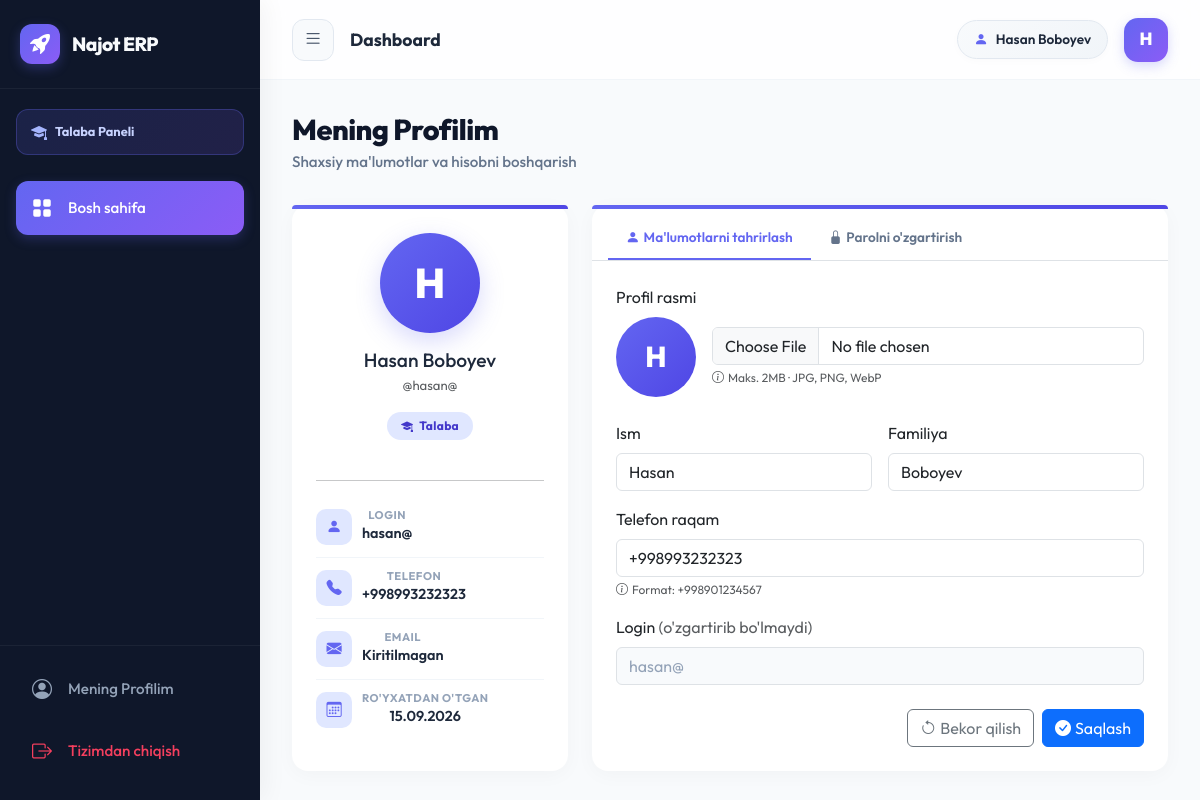
/profile/ (signed in), run on the app's committed database.
### users/models.py (models this page shows, shortened)
class User(AbstractUser):
    ROLE_CHOICES = (
        ('ADMIN', 'Admin'),
        ('MENTOR', 'Mentor'),
        ('STUDENT', 'Student'),
    )
    role = models.CharField(max_length=10, choices=ROLE_CHOICES, default='STUDENT')
    phone = models.CharField(max_length=15, blank=True, null=True)  # Telefon maydoni
    avatar = models.ImageField(upload_to='avatars/', blank=True, null=True)  # Profil rasmi
    objects = CustomUserManager()  # Manager'ni shu yerga ulaymiz
    @property
    def is_admin(self):
        return self.role == 'ADMIN' or self.is_superuser
    @property
    def is_mentor(self):
        return self.role == 'MENTOR'

### users/views.py (the view)
# urls.py: path('profile/', ProfileView.as_view(), name='profile'),
class ProfileView(LoginRequiredMixin, View):
    def get(self, request):
        profile_form = ProfileUpdateForm(instance=request.user)
        password_form = CustomPasswordChangeForm(user=request.user)
        return render(request, _profile_template(request.user), {
            'profile_form': profile_form,
            'password_form': password_form,
        })

### users/forms.py (shortened to what this page needs)
class ProfileUpdateForm(forms.ModelForm):
    class Meta:
        model = User
        fields = ['first_name', 'last_name', 'phone', 'avatar']
        labels = {
            'first_name': 'Ism',
            'last_name': 'Familiya',
            'phone': 'Telefon raqam',
            'avatar': 'Profil rasmi',
        }
        widgets = {
            'first_name': forms.TextInput(attrs={
                'class': 'form-control',
                'placeholder': 'Ismingizni kiriting',
            }),
            'last_name': forms.TextInput(attrs={
                'class': 'form-control',
                'placeholder': 'Familiyangizni kiriting',
            }),
            'phone': forms.TextInput(attrs={
                'class': 'form-control',
                'placeholder': '+998901234567',
            }),
            'avatar': forms.ClearableFileInput(attrs={
                'class': 'form-control',
                'accept': 'image/jpeg,image/png,image/webp',
            }),
        }

### users/views.py (called while the page is built)
def _profile_template(user):
    if user.is_admin:
        return 'users/profile_admin.html'
    elif user.is_mentor:
        return 'users/profile_mentor.html'
    return 'users/profile_student.html'

### templates/users/profile_student.html (shortened to what this page needs)
{% extends 'base_student.html' %}
{% block content %}{% include 'users/profile_content.html' %}{% endblock %}

### templates/base_student.html (shortened to what this page needs)
<!DOCTYPE html>
<html lang="uz">
<head>
    <link href="https://cdn.jsdelivr.net/npm/bootstrap@5.3.2/dist/css/bootstrap.min.css" rel="stylesheet">
    <link href="https://cdn.jsdelivr.net/npm/bootstrap-icons@1.11.3/font/bootstrap-icons.min.css" rel="stylesheet">
</head>
<body>
<nav id="sidebar">
    <a href="{% url 'dashboard' %}" class="sidebar-brand">
        <div class="brand-icon"><i class="bi bi-rocket-takeoff-fill"></i></div>
        <span class="brand-text">Najot ERP</span>
    </a>
    <div class="student-chip">
        <i class="bi bi-mortarboard-fill chip-icon"></i>
        <span class="chip-text">Talaba Paneli</span>
    </div>
    <div class="sidebar-nav">
        <a href="{% url 'dashboard' %}" class="sidebar-item active">
            <i class="bi bi-grid-fill"></i>
            <span class="item-label">Bosh sahifa</span>
        </a>
    </div>
    <div class="sidebar-footer">
        <a href="{% url 'profile' %}" class="sidebar-item" style="color:#94a3b8; margin-bottom:8px;">
            <i class="bi bi-person-circle"></i>
            <span class="item-label">Mening Profilim</span>
        </a>
        <a href="{% url 'logout' %}" class="sidebar-item">
            <i class="bi bi-box-arrow-right"></i>
            <span class="item-label">Tizimdan chiqish</span>
        </a>
    </div>
</nav>
<header id="topbar">
    <div class="topbar-left">
        <button id="sidebarToggle">
            <i class="bi bi-list"></i>
        </button>
        <h4 class="mb-0 fw-bold d-none d-sm-block text-slate-800" style="color: #1e293b; font-size: 1.1rem;">Dashboard</h4>
    </div>
    <div class="topbar-right">
        <div class="topbar-badge">
            <i class="bi bi-person-fill" style="color: var(--primary);"></i>
            <span>{{ user.get_full_name|default:user.username }}</span>
        </div>
        <a href="{% url 'profile' %}" class="topbar-avatar">
            {{ user.username|slice:":1"|upper }}
        </a>
    </div>
</header>
<main id="main-content">
    <div class="content-wrapper">
        {% block content %}{% endblock %}
    </div>
</main>
</body>
</html>

### templates/users/profile_content.html (shortened to what this page needs)
<div class="page-header">
    <div>
        <h1>Mening Profilim</h1>
        <div class="page-subtitle">Shaxsiy ma'lumotlar va hisobni boshqarish</div>
    </div>
</div>
<div class="row g-4">
    <div class="col-lg-4">
        <div class="card h-100">
            <div class="card-accent-top"></div>
            <div class="card-body p-4 text-center d-flex flex-column align-items-center">
                <div class="profile-avatar-lg mb-3">
                    {% if user.avatar %}
                        <img src="{{ user.avatar.url }}" alt="{{ user.username }}">
                    {% else %}
                        {{ user.username|slice:":1"|upper }}
                    {% endif %}
                </div>
                <h4 class="fw-800 mb-1" style="color:#1e293b; font-size:1.2rem;">
                    {{ user.get_full_name|default:user.username }}
                </h4>
                <div class="text-muted mb-3" style="font-size:.82rem;">@{{ user.username }}</div>
                {% if user.is_admin %}
                    <span class="role-badge admin mb-4">
                        <i class="bi bi-shield-fill-check"></i> Admin
                    </span>
                {% elif user.is_mentor %}
                    <span class="role-badge mentor mb-4">
                        <i class="bi bi-person-badge-fill"></i> Mentor
                    </span>
                {% else %}
                    <span class="role-badge student mb-4">
                        <i class="bi bi-mortarboard-fill"></i> Talaba
                    </span>
                {% endif %}
                <hr class="w-100">
                <div class="w-100">
                    <div class="info-row">
                        <div class="info-icon"><i class="bi bi-person-fill"></i></div>
                        <div>
                            <div class="info-label">Login</div>
                            <div class="info-value">{{ user.username }}</div>
                        </div>
                    </div>
                    <div class="info-row">
                        <div class="info-icon"><i class="bi bi-telephone-fill"></i></div>
                        <div>
                            <div class="info-label">Telefon</div>
                            <div class="info-value">{{ user.phone|default:"Kiritilmagan" }}</div>
                        </div>
                    </div>
                    <div class="info-row">
                        <div class="info-icon"><i class="bi bi-envelope-fill"></i></div>
                        <div>
                            <div class="info-label">Email</div>
                            <div class="info-value">{{ user.email|default:"Kiritilmagan" }}</div>
                        </div>
                    </div>
                    <div class="info-row">
                        <div class="info-icon"><i class="bi bi-calendar3"></i></div>
                        <div>
                            <div class="info-label">Ro'yxatdan o'tgan</div>
                            <div class="info-value">{{ user.date_joined|date:"d.m.Y" }}</div>
                        </div>
                    </div>
                </div>
            </div>
        </div>
    </div>
    <div class="col-lg-8">
        <div class="card">
            <div class="card-accent-top"></div>
            <ul class="nav profile-tabs border-bottom px-3 pt-2">
                <li class="nav-item">
                    <button class="nav-link {% if active_tab != 'password' %}active{% endif %}"
                            data-bs-toggle="tab" data-bs-target="#tab-profile" type="button">
                        <i class="bi bi-person-fill me-1"></i>Ma'lumotlarni tahrirlash
                    </button>
                </li>
                <li class="nav-item">
                    <button class="nav-link {% if active_tab == 'password' %}active{% endif %}"
                            data-bs-toggle="tab" data-bs-target="#tab-password" type="button">
                        <i class="bi bi-lock-fill me-1"></i>Parolni o'zgartirish
                    </button>
                </li>
            </ul>
            <div class="tab-content p-4">
                <div class="tab-pane fade {% if active_tab != 'password' %}show active{% endif %}" id="tab-profile">
                    <form method="POST" action="{% url 'profile_update' %}" enctype="multipart/form-data">
                        <div class="mb-4">
                            <label class="form-label">Profil rasmi</label>
                            <div class="d-flex align-items-center gap-3">
                                <div id="avatar-preview-wrap">
                                    {% if user.avatar %}
                                        <img id="avatar-preview" src="{{ user.avatar.url }}" style="display:block;">
                                        <div id="avatar-placeholder" style="display:none;">{{ user.username|slice:":1"|upper }}</div>
                                    {% else %}
                                        <div id="avatar-placeholder">{{ user.username|slice:":1"|upper }}</div>
                                    {% endif %}
                                </div>
                                <div class="flex-grow-1">
                                    {{ profile_form.avatar }}
                                    <div class="form-text text-muted" style="font-size:.75rem;">
                                        <i class="bi bi-info-circle me-1"></i>Maks. 2MB · JPG, PNG, WebP
                                    </div>
                                </div>
                            </div>
                        </div>
                        <div class="row g-3">
                            <div class="col-md-6">
                                <label class="form-label">{{ profile_form.first_name.label }}</label>
                                {{ profile_form.first_name }}
                            </div>
                            <div class="col-md-6">
                                <label class="form-label">{{ profile_form.last_name.label }}</label>
                                {{ profile_form.last_name }}
                            </div>
                            <div class="col-12">
                                <label class="form-label">{{ profile_form.phone.label }}</label>
                                {{ profile_form.phone }}
                                <div class="form-text text-muted" style="font-size:.75rem;"><i class="bi bi-info-circle me-1"></i>Format: +998901234567</div>
                            </div>
                            <div class="col-12">
                                <label class="form-label">Login <span class="text-muted" style="font-weight:400;">(o'zgartirib bo'lmaydi)</span></label>
                                <input type="text" class="form-control" value="{{ user.username }}" disabled style="background:#f8fafc; color:#94a3b8;">
                            </div>
                        </div>
                        <div class="d-flex justify-content-end gap-2 mt-4">
                            <button type="reset" class="btn btn-outline-secondary">
                                <i class="bi bi-arrow-counterclockwise me-1"></i>Bekor qilish
                            </button>
                            <button type="submit" class="btn btn-primary">
                                <i class="bi bi-check-circle-fill me-1"></i>Saqlash
                            </button>
                        </div>
                    </form>
                </div>
            </div>
        </div>
    </div>
</div>

### templates/users/profile_content.html (style rules this page uses)
.profile-avatar-lg { width: 100px; height: 100px; border-radius: 50%; display: flex; align-items: center; justify-content: center; font-size: 2.6rem; font-weight: 800; color: #fff; flex-shrink: 0; background: linear-gradient(135deg, var(--primary, #6366f1), var(--primary-dark, #4f46e5)); box-shadow: 0 8px 24px rgba(99,102,241,.25); overflow: hidden; position: relative; }
.role-badge { display: inline-flex; align-items: center; gap: 6px; padding: 5px 14px; border-radius: 100px; font-size: .75rem; font-weight: 700; letter-spacing: .3px; }
.role-badge.student { background: #e0e7ff; color: #4338ca; }
.info-row { display: flex; align-items: center; gap: 10px; padding: 12px 0; border-bottom: 1px solid #f1f5f9; }
.info-row:last-child { border-bottom: none; }
.info-row .info-icon { width: 36px; height: 36px; border-radius: 10px; background: var(--primary-light, #eef2ff); display: flex; align-items: center; justify-content: center; color: var(--primary, #6366f1); font-size: .95rem; flex-shrink: 0; }
.info-row .info-label { font-size: .7rem; font-weight: 700; color: #94a3b8; text-transform: uppercase; letter-spacing: .5px; line-height: 1; }
.info-row .info-value { font-size: .9rem; font-weight: 600; color: #1e293b; margin-top: 2px; }
.profile-tabs .nav-link { color: #64748b; font-weight: 600; font-size: .85rem; border: none; border-bottom: 2px solid transparent; padding: 10px 18px; border-radius: 0; transition: all .2s; }
.profile-tabs .nav-link.active { color: var(--primary, #6366f1); border-bottom-color: var(--primary, #6366f1); background: transparent; }
#avatar-preview-wrap { position: relative; display: inline-block; }
#avatar-placeholder { width: 80px; height: 80px; border-radius: 50%; background: linear-gradient(135deg, var(--primary, #6366f1), var(--primary-dark, #4f46e5)); display: flex; align-items: center; justify-content: center; font-size: 1.8rem; font-weight: 800; color: #fff; }
.card-accent-top { height: 4px; background: linear-gradient(90deg, var(--primary, #6366f1), var(--primary-dark, #4f46e5)); border-radius: var(--card-radius, 14px) var(--card-radius, 14px) 0 0; }

### data on the page
User: get_full_name "Hasan Boboyev", username "H", username "hasan@", phone "+998993232323", email "Kiritilmagan", date_joined "15.09.2026", first_name "Hasan", last_name "Boboyev"

### other printed values
{{ profile_form.first_name.label }} "Ism"
{{ profile_form.last_name.label }} "Familiya"
{{ profile_form.phone.label }} "Telefon raqam"
